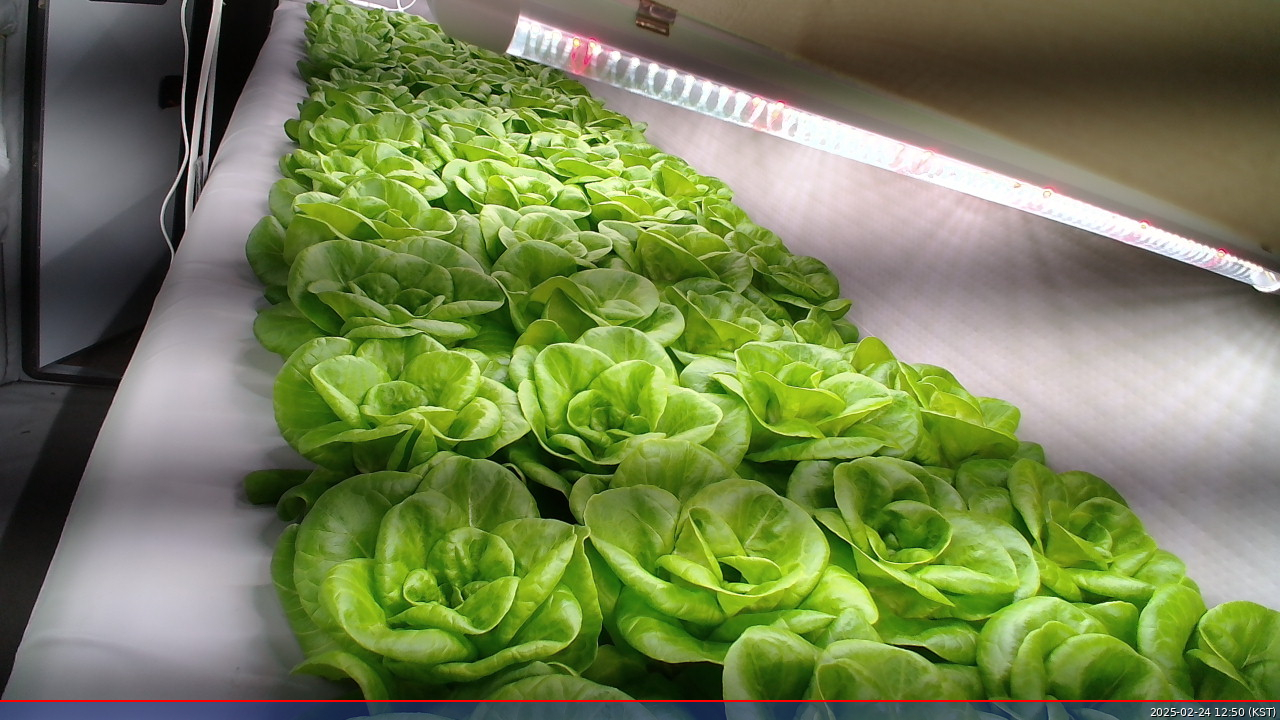
#> input picture image1.jpg, 1280 x 720 px
$ python -i grayPyqt5.py   (imports and definitions only)
#> lines starting #> are read from the running program, lines starting #| are printed output that depends on the picture
import sys
import cv2
import numpy as np
from scipy.signal import find_peaks
from PyQt5.QtWidgets import (
    QApplication, QMainWindow, QWidget, QVBoxLayout,
    QHBoxLayout, QLabel, QSlider, QFileDialog, QPushButton
)
from PyQt5.QtCore import Qt
from PyQt5.QtGui import QPixmap, QImage


def remove_horizontal_banding_single_channel(gray_img,
                                             peak_distance=5,
                                             peak_prominence=0.05,
                                             radius=5):
    """단일 채널에서 수평 밴딩 제거."""
    float_img = np.float32(gray_img)
    dft_img = cv2.dft(float_img, flags=cv2.DFT_COMPLEX_OUTPUT)
    dft_shifted = np.fft.fftshift(dft_img, axes=[0, 1])

    h, w = gray_img.shape
    center_y, center_x = h // 2, w // 2

    # Magnitude + log
    planes = cv2.split(dft_shifted)
    magnitude = cv2.magnitude(planes[0], planes[1])
    magnitude += 1.0
    mag_log = np.log(magnitude)

    # 중앙 열 프로파일
    freq_profile = mag_log[:, center_x]
    # 피크 탐색
    peaks, _ = find_peaks(
        freq_profile, distance=peak_distance, prominence=peak_prominence)

    banding_candidates = []
    for p in peaks:
        dist = abs(p - center_y)
        if dist > 0:
            banding_candidates.append(p)

    # 노치 필터
    notch_mask = np.ones((h, w, 2), np.float32)
    for p in banding_candidates:
        y_up = p
        y_down = 2 * center_y - p
        cv2.circle(notch_mask, (center_x, y_up), radius, (0, 0), -1)
        cv2.circle(notch_mask, (center_x, y_down), radius, (0, 0), -1)

    # 적용
    dft_shifted *= notch_mask

    # 역변환
    dft_ishift = np.fft.ifftshift(dft_shifted, axes=[0, 1])
    recovered = cv2.idft(dft_ishift, flags=cv2.DFT_REAL_OUTPUT | cv2.DFT_SCALE)
    recovered_norm = cv2.normalize(recovered, None, 0, 255, cv2.NORM_MINMAX)
    return np.uint8(recovered_norm)


# [25 lines left out: functions remove_horizontal_banding_gray, cvimg_to_qpixmap, not called in this run]


class BandingRemovalApp(QMainWindow):
    # [127 lines left out: functions __init__, load_image, apply_filter, not called in this run]

    def on_slider_update(self, value):
        """슬라이더 값 바뀔 때마다 실시간 반영."""
        self.apply_filter()


# [5 lines left out: function main, not called in this run]


# [2 lines not run here, left out]

>>> import cv2
>>> picture = cv2.imread('../image1.jpg', cv2.IMREAD_GRAYSCALE)
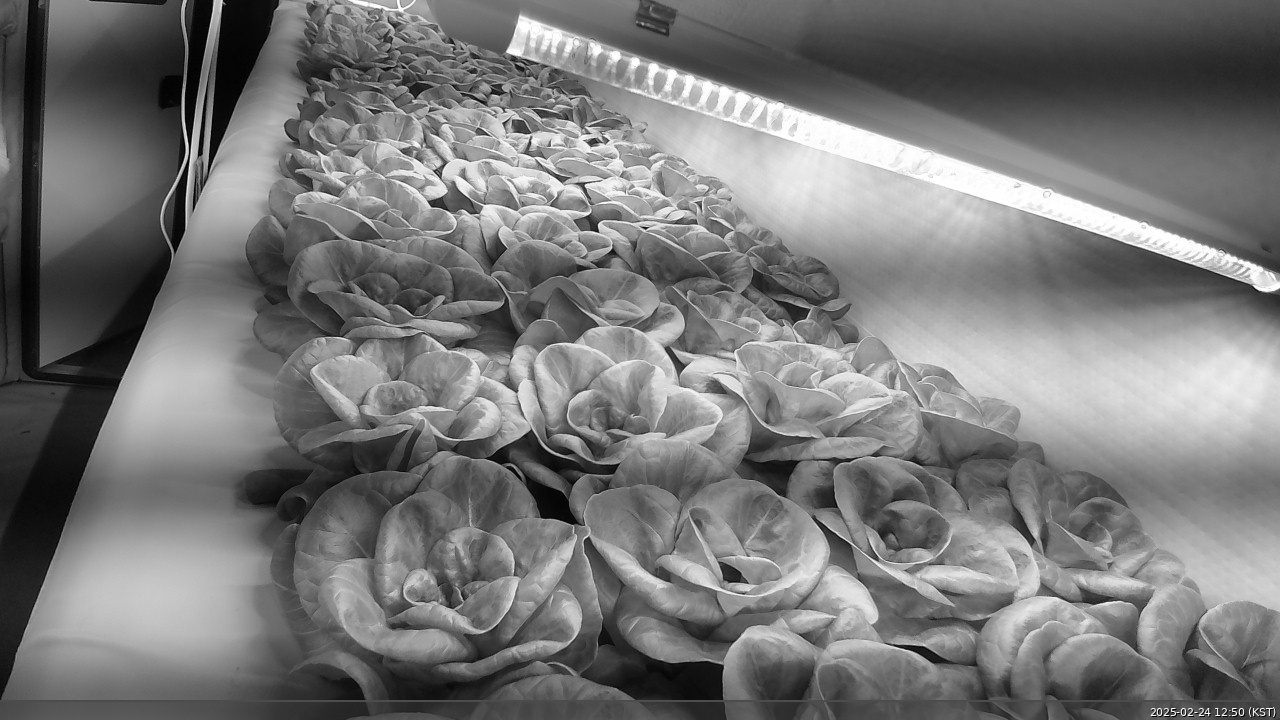
#> picture: shape (720, 1280); min 0, max 255, mean 120
>>> result = remove_horizontal_banding_single_channel(picture)
#> in remove_horizontal_banding_single_channel, `mag_log = np.log(magnitude)`:
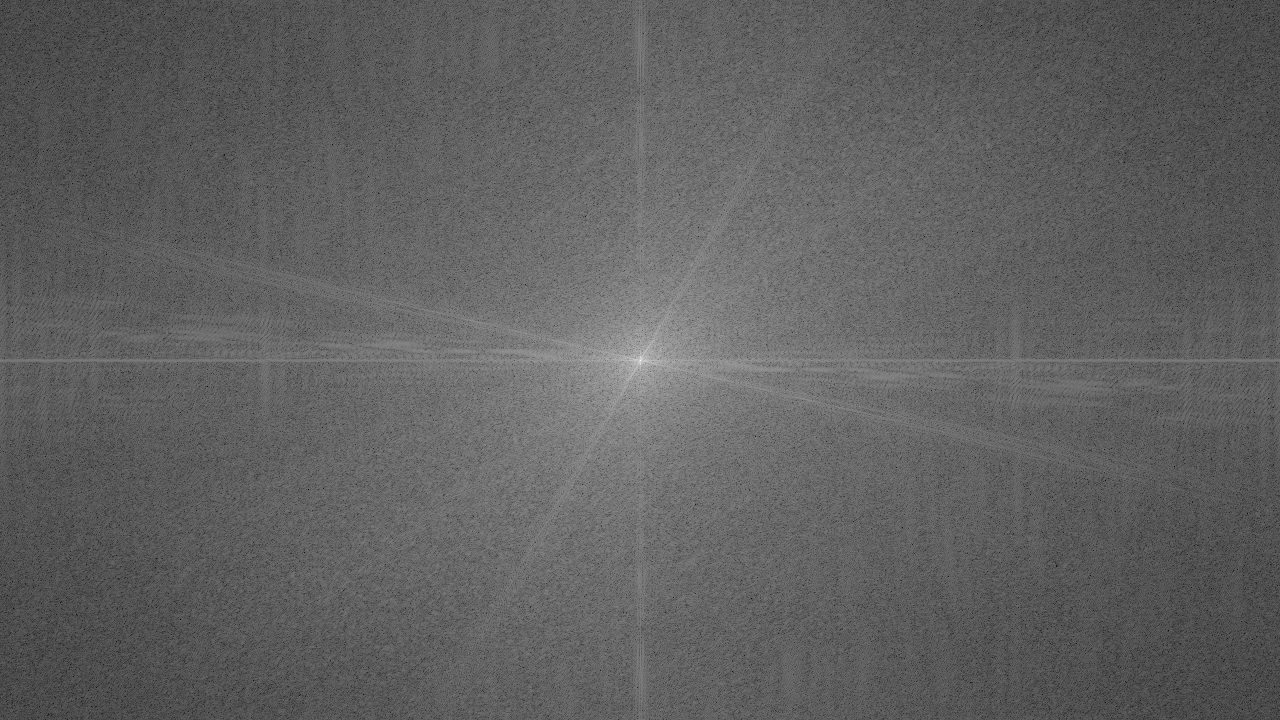
#> mag_log: shape (720, 1280) float32; min 2.51, max 18.52, mean 8.6; drawn with min black and max white
#> in remove_horizontal_banding_single_channel, `freq_profile = mag_log[:, center_x]`: freq_profile = 720 values, max 18.52 at index 360, min 7.48 at index 705, mean 10.58
#> in remove_horizontal_banding_single_channel, `peaks, _ = find_peaks( freq_profile, distance=peak_distance, prominenc..`: peaks = 102 values from 1 to 714
#> the loop in remove_horizontal_banding_single_channel, `for p in peaks:` made 102 passes
#> (p, dist) on passes 2 to 13: (6, 354), (14, 346), (20, 340), (27, 333), (38, 322), (45, 315), (52, 308), (60, 300), (65, 295), (71, 289), (80, 280), (85, 275)
#> dist on passes 1, 61, 62, 63, 64, 65: 359, 61, 69, 74, 81, 90
#> after the loop in remove_horizontal_banding_single_channel, `for p in peaks:`: banding_candidates = 101 values from 1 to 714
#> the loop in remove_horizontal_banding_single_channel, `for p in banding_candidates:` made 101 passes
#> (p, y_up, y_down) on passes 2 to 13: (6, 6, 714), (14, 14, 706), (20, 20, 700), (27, 27, 693), (38, 38, 682), (45, 45, 675), (52, 52, 668), (60, 60, 660), (65, 65, 655), (71, 71, 649), (80, 80, 640), (85, 85, 635)
#> (y_up, y_down) on pass 1: (1, 719)
#> in remove_horizontal_banding_single_channel, `recovered = cv2.idft(dft_ishift, flags=cv2.DFT_REAL_OUTPUT | cv2.DFT_S..`:
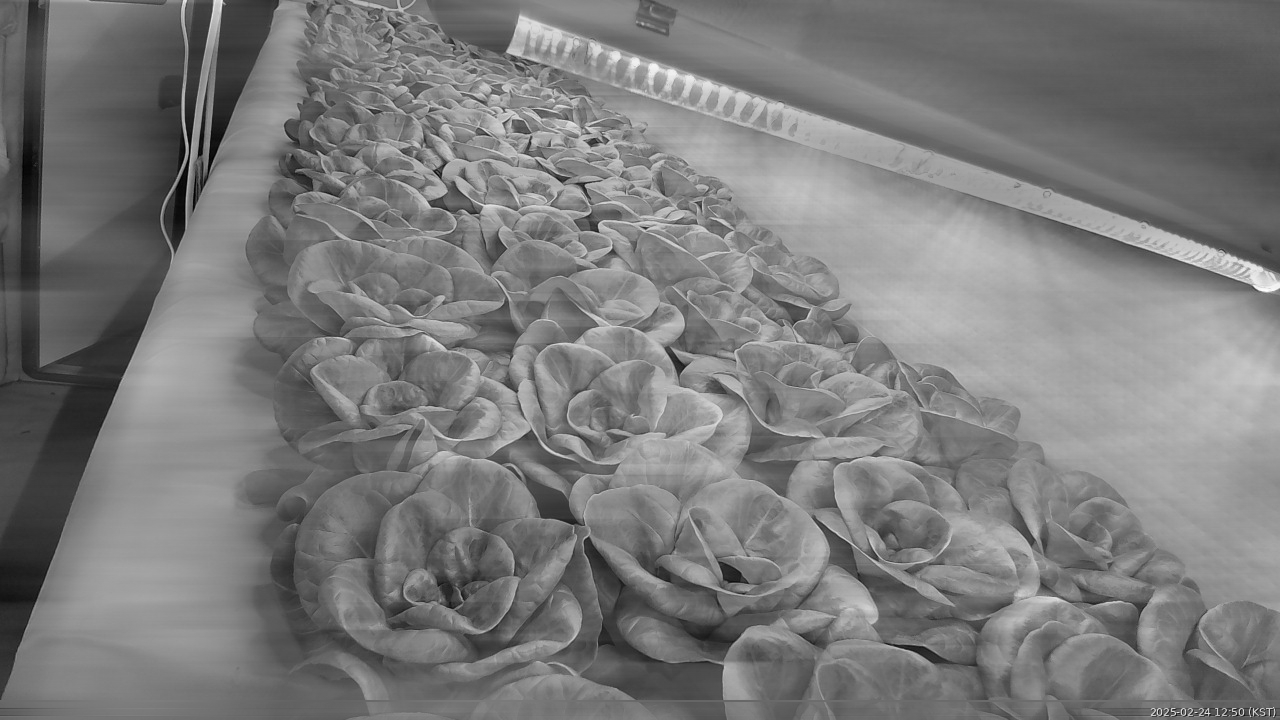
#> recovered: shape (720, 1280) float32; min -42.59, max 292.5, mean 120; drawn with min black and max white
